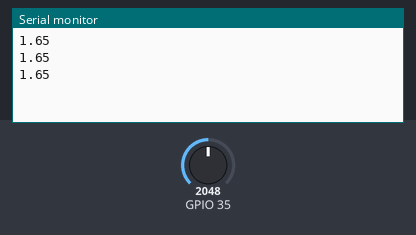
This sketch was run on a simulated ESP32. On the bench: the last lines printed to the serial monitor. Inputs (shaded band) come from the test bench; at power-on: GPIO 35 = 2048.

Above: at 1.3 s.
1.4 s: GPIO 35 set to 2866
At 1.9 s:
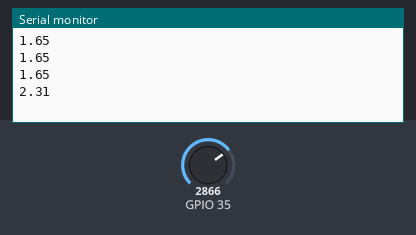
2.9 s: GPIO 35 set to 3603
At 3.4 s:
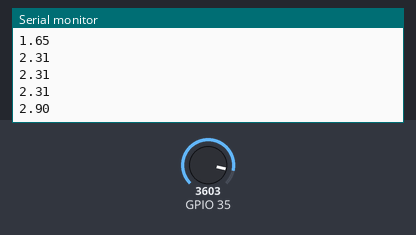
Timing chart, 0 to 5.9 s (numbered marks = the images above; inputs shaded):
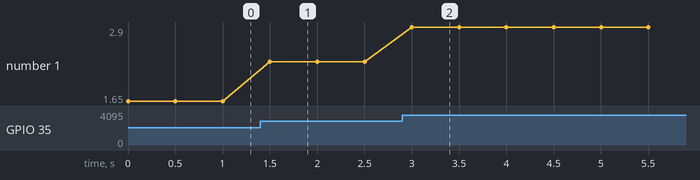

The sketch:

turbidity_thingspkeak.ino
```cpp
void setup() {
  Serial.begin(9600); // Initialize serial communication at 9600 baud
}

void loop() {
  int sensorValue = analogRead(35); // Read the input on analog pin 35
  float voltage = sensorValue * (3.3 / 4095.0); // Convert the analog reading to a voltage (0 - 3.3V)
  Serial.println(voltage); // Print out the voltage value
  delay(500); // Delay for 500ms
}
```

Measured:
- after the input at 1.4 s, the serial monitor: prints a new line after 0.10 s (image 1)
- after the input at 2.9 s, the serial monitor: prints a new line after 0.10 s (image 2)
- plotted number 1: 1.65 → 2.31 after the input at 1.4 s, 2.31 → 2.9 after the input at 2.9 s
